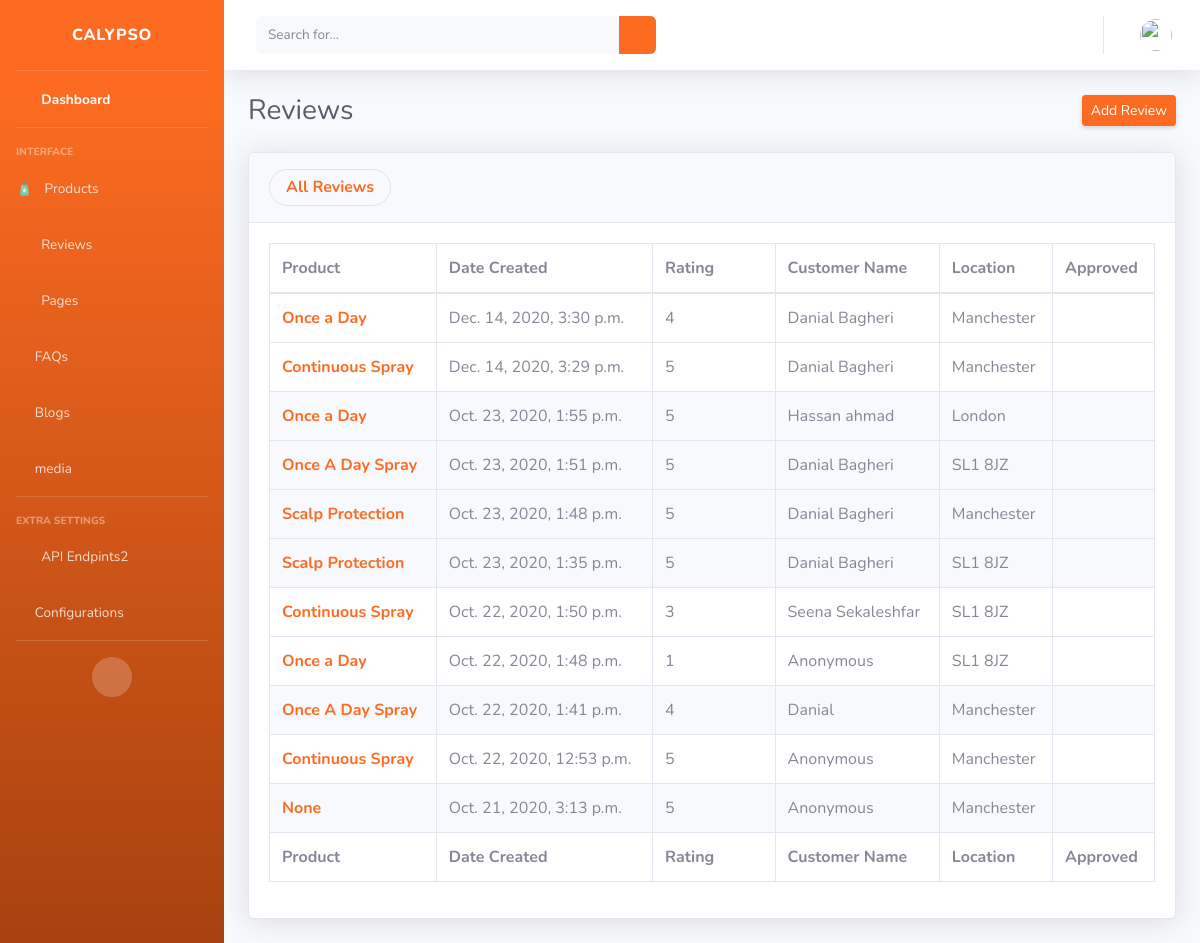
The page /dashboard/reviews/ (signed in) on the database its author committed.
### review/models/review.py (models this page shows, shortened)
class Review(models.Model):
    product = models.ForeignKey(
        to=Product,
        on_delete=models.SET_NULL,
        null=True,
    )
    user = models.ForeignKey(
        to=User,
        on_delete=models.SET_NULL,
        blank=True,
        null=True,
        verbose_name="user",
    )
    customer_name = models.CharField(
        max_length=200,
        blank=True,
        null=True,
    )
    customer_email = models.EmailField(
        max_length=254,
        blank=True,
        null=True,
    )
    location = models.CharField(
        max_length=200,
        blank=True,
        null=True,
    )
    source = models.CharField(
        max_length=200,
        blank=True,
        null=True,
    )
    score = models.PositiveIntegerField()
    approved = models.BooleanField(
        default=False,
    )
    recommended = models.BooleanField(
        default=False,
    )
    title = models.CharField(
        max_length=200,
        blank=True,
        null=True,
    )
    comment = models.TextField(
        blank=True,
    )
    ip_address = models.GenericIPAddressField(
        blank=True,
        null=True,
    )
    date_created = models.DateTimeField(
        auto_now_add=True,
    )
    like = models.PositiveIntegerField(
        default=0,
        blank=True,
        null=True,
    )
    dislike = models.PositiveIntegerField(
        default=0,
        blank=True,
        null=True,
    )
    reply = models.ManyToManyField(
        to=Reply,
        blank=True,
        related_name="review",
        verbose_name="Replies",
    )
    opened = models.BooleanField(
        default=False,
    )
    class Meta:
        ordering = ("-date_created",)
    @ property
    def name(self):
        if self.user is not None and self.user.get_full_name() != "":
            return self.user.get_full_name()
        elif self.customer_name is None:
            return "Anonymous"
        return self.customer_name

### product/models/product.py (models this page shows, shortened)
class Product(models.Model):
    name = models.CharField(
        max_length=300,
        verbose_name=_('name'),
    )
    sub_title = models.CharField(
        max_length=300,
        verbose_name=_('sub title'),
    )
    slug = models.SlugField(
        unique=True,
        verbose_name=_("slug"),
    )
    description = models.TextField(
        null=True,
        blank=True,
    )
    direction_of_use = models.TextField(
        null=True,
        blank=True,
    )
    tags = models.ManyToManyField(
        to=Tag,
        blank=True,
        verbose_name=_("tags"),
    )
    keyword = models.ManyToManyField(
        to=Keyword,
        blank=True,
        verbose_name=_("keywords"),
    )
    types = models.ManyToManyField(
        to=ProductType,
        verbose_name=_("types"),
        blank=True,
    )
    top_seller = models.BooleanField(
        default=False,
    )
    def __str__(self):
        return self.name

### dashboard/views.py (the view)
# urls.py: path('reviews/', views.ReviewList.as_view(), name="reviews"),
class ReviewList(StaffRequiredMixin, ListView):
    model = Review
    context_object_name = 'reviews'
    template_name = 'dashboard/reviews/list.html'

### dashboard/views.py (called while the page is built)
    def test_func(self):
        return self.request.user.is_staff

### templates/dashboard/reviews/list.html
{% extends "dashboard/admin-base.html" %} {% load static %}
{% block content %}
<div class="container-fluid">
  <div class="d-sm-flex align-items-center justify-content-between mb-4">
    <h1 class="h3 mb-0 text-gray-800">Reviews</h1>
    <div>
      <a href="{% url "dashboard:review-create" %}" >
        <button
          class="d-none d-sm-inline-block btn btn-sm btn-primary shadow-sm"
          >
          Add Review
        </button>
      </a>
    </div>
  </div>
  <div class="card shadow mb-4">
    <div class="card-header py-3">
      <a href="{% url "dashboard:reviews" %}" style="float:left;" class="nav-link mr-4 panel-tab">
      <h6 class="m-0 font-weight-bold text-primary">All Reviews</h6>
      </a>
    </div>
    <div class="card-body">
      <div class="table-responsive">
        <table
          class="table table-bordered table-hover"
          id="dataTable"
          width="100%"
          cellspacing="0"
        >
          <thead>
            <tr>
              <th scope="col">Product</th>
              <th scope="col">Date Created</th>
              <th scope="col">Rating</th>
              <th scope="col">Customer Name</th>
              <th scope="col">Location</th>
              <th scope="col">Approved</th>
            </tr>
          </thead>
          <tfoot>
            <tr>
              <th scope="col">Product</th>
              <th scope="col">Date Created</th>
              <th scope="col">Rating</th>
              <th scope="col">Customer Name</th>
              <th scope="col">Location</th>
              <th scope="col">Approved</th>
            </tr>
          </tfoot>
          <tbody>
            {% for review in reviews %}
            <tr class="{% if review.opened == False %}bg-light{% endif %}">
              <th scope="row"><a href="{% url "dashboard:review-edit" review.pk %}">{{ review.product  }}</a></th>
              <td>{{ review.date_created }}</td>
              <td>
                {{ review.score }}
                {%for i in  "1"|ljust:review.score|make_list %}
                <i class="text-danger fas fa-star"></i>
                {% endfor %}
              </td>
              <td>{{ review.name }}</td>
              <td>{{ review.location }}</td>
              <td>
                {% if review.approved %}
                    <i class="text-success fas fa-check-circle"></i>
                {% else %}
                    <i class="text-warning fas fa-times-circle"></i>
                {% endif%}
            </td>
            </tr>
            {% endfor %}
          </tbody>
        </table>
      </div>
    </div>
  </div>
</div>
{% endblock %}

### rows shown on the page
Review: product "Once a Day", date_created "Dec. 14, 2020, 3:30 p.m.", score "4", name "Danial Bagheri", location "Manchester", approved True (drawn)
Review: product "Continuous Spray", date_created "Dec. 14, 2020, 3:29 p.m.", score "5", name "Danial Bagheri", location "Manchester", approved False (drawn)
Review: product "Once a Day", date_created "Oct. 23, 2020, 1:55 p.m.", score "5", name "Hassan ahmad", location "London", approved True (drawn)
Review: product "Once A Day Spray", date_created "Oct. 23, 2020, 1:51 p.m.", score "5", name "Danial Bagheri", location "SL1 8JZ", approved True (drawn)
Review: product "Scalp Protection", date_created "Oct. 23, 2020, 1:48 p.m.", score "5", name "Danial Bagheri", location "Manchester", approved False (drawn)
Review: product "Scalp Protection", date_created "Oct. 23, 2020, 1:35 p.m.", score "5", name "Danial Bagheri", location "SL1 8JZ", approved False (drawn)
Review: product "Continuous Spray", date_created "Oct. 22, 2020, 1:50 p.m.", score "3", name "Seena Sekaleshfar", location "SL1 8JZ", approved False (drawn)
Review: product "Once a Day", date_created "Oct. 22, 2020, 1:48 p.m.", score "1", name "Anonymous", location "SL1 8JZ", approved True (drawn)
Review: product "Once A Day Spray", date_created "Oct. 22, 2020, 1:41 p.m.", score "4", name "Danial", location "Manchester", approved False (drawn)
Review: product "Continuous Spray", date_created "Oct. 22, 2020, 12:53 p.m.", score "5", name "Anonymous", location "Manchester", approved True (drawn)
Review: product "None", date_created "Oct. 21, 2020, 3:13 p.m.", score "5", name "Anonymous", location "Manchester", approved False (drawn)
